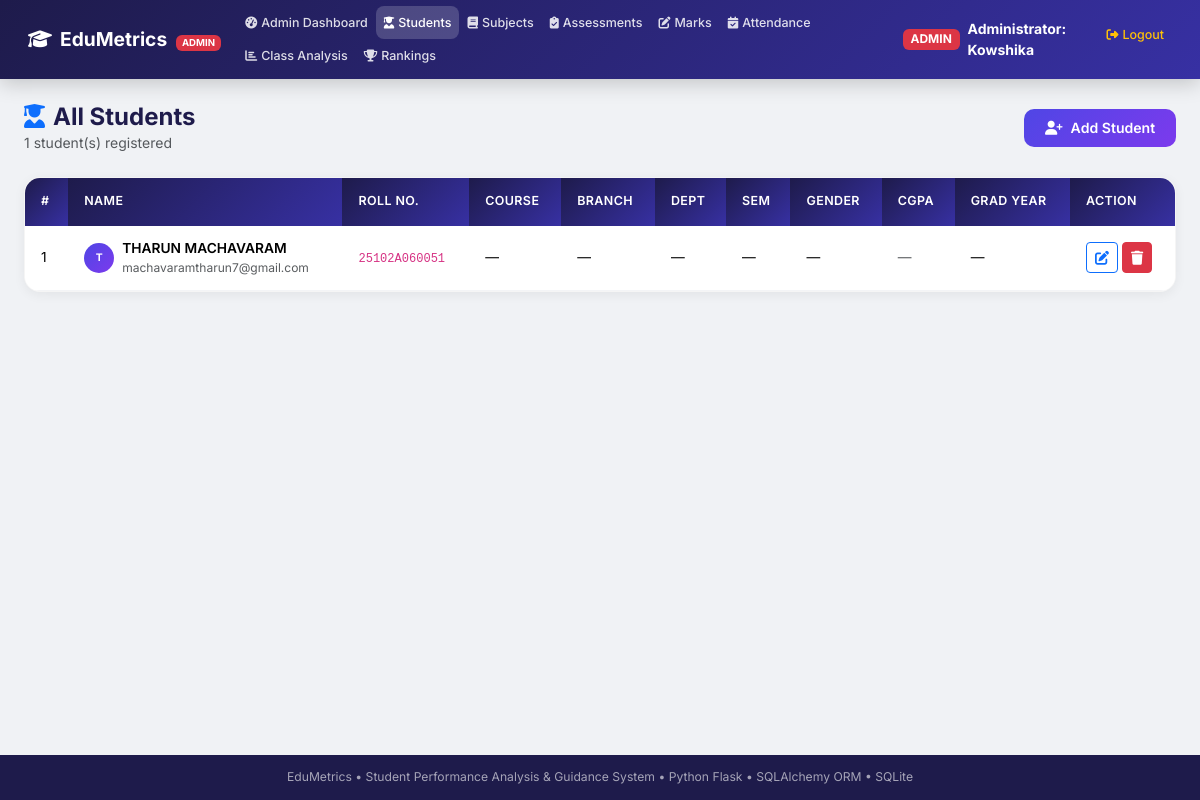
The page /admin/students (signed in) on the database its author committed.
### models/student.py (models this page shows, shortened)
class Student(UserMixin, db.Model):
    __tablename__ = "students"
    id = db.Column(db.Integer, primary_key=True)
    full_name = db.Column(db.String(120), nullable=False)
    roll_number = db.Column(db.String(30), unique=True, nullable=False)
    role = db.Column(db.String(20), default='student', nullable=False)  # 'admin' or 'student'
    age = db.Column(db.Integer, nullable=True)
    dob = db.Column(db.Date, nullable=True)
    class_name = db.Column("class", db.String(20), nullable=True)
    semester = db.Column(db.String(20), nullable=True)
    course = db.Column(db.String(80), nullable=True)
    branch = db.Column(db.String(80), nullable=True)
    department = db.Column(db.String(80), nullable=True)
    graduation_year = db.Column(db.Integer, nullable=True)
    gender = db.Column(db.String(10), nullable=True)
    mobile_number = db.Column(db.String(20), nullable=True)
    email = db.Column(db.String(120), unique=True, nullable=True)
    student_id = db.Column(db.String(30), unique=True, nullable=True)
    entered_cgpa = db.Column(db.Float, nullable=True)
    password_hash = db.Column(db.String(256), nullable=False)
    is_admin = db.Column(db.Boolean, default=False)
    marks = db.relationship('Mark', backref='student', lazy=True, cascade='all, delete-orphan')
    attendance_records = db.relationship('Attendance', backref='student', lazy=True, cascade='all, delete-orphan')

### routes/admin.py (the view)
@bp.route('/students')
@login_required
def students():
    all_students = Student.query.filter_by(role='student').order_by(Student.full_name).all()
    return render_template('admin_students.html', students=all_students)

### app.py (called while the page is built)
@login_manager.user_loader
def load_user(user_id):
    return Student.query.get(int(user_id))

### routes/admin.py (called while the page is built)
@bp.before_request
def check_admin_access():
    if request.endpoint == 'admin.login':
        return None
    if not current_user.is_authenticated:
        flash('Please log in with administrator credentials.', 'warning')
        return redirect(url_for('admin.login'))
    if getattr(current_user, 'role', None) != 'admin':
        flash('Access Denied: Administrator privileges required.', 'danger')
        return redirect(url_for('auth.dashboard'))

### templates/admin_students.html (shortened to what this page needs)
{% extends 'base.html' %}
{% block content %}
<div class="animate-fadeInUp">
    <div class="d-flex justify-content-between align-items-center mb-4">
        <div>
            <h4 class="fw-bold mb-0" style="color:#1e1b4b;">
                <i class="fas fa-user-graduate me-2 text-primary"></i>All Students
            </h4>
            <p class="text-muted small mb-0">{{ students|length }} student(s) registered</p>
        </div>
        <a href="{{ url_for('auth.register') }}" class="btn btn-primary-gradient">
            <i class="fas fa-user-plus me-2"></i>Add Student
        </a>
    </div>
    <div class="table-container animate-scaleIn delay-1">
        {% if students %}
        <div class="table-responsive">
            <table class="table table-hover mb-0">
                <thead>
                    <tr>
                        <th>#</th>
                        <th>Name</th>
                        <th>Roll No.</th>
                        <th>Course</th>
                        <th>Branch</th>
                        <th>Dept</th>
                        <th>Sem</th>
                        <th>Gender</th>
                        <th>CGPA</th>
                        <th>Grad Year</th>
                        <th>Action</th>
                    </tr>
                </thead>
                <tbody>
                    {% for s in students %}
                    <tr>
                        <td>{{ loop.index }}</td>
                        <td>
                            <div class="d-flex align-items-center gap-2">
                                <div style="width:30px;height:30px;background:linear-gradient(135deg,#4f46e5,#7c3aed);border-radius:50%;display:flex;align-items:center;justify-content:center;flex-shrink:0;">
                                    <span class="text-white fw-bold" style="font-size:0.65rem;">{{ s.full_name[0].upper() if s.full_name else '?' }}</span>
                                </div>
                                <div>
                                    <div class="fw-semibold">{{ s.full_name }}</div>
                                    <div class="text-muted small">{{ s.email or s.mobile_number or '' }}</div>
                                </div>
                            </div>
                        </td>
                        <td><code>{{ s.roll_number }}</code></td>
                        <td>{{ s.course or '—' }}</td>
                        <td>{{ s.branch or '—' }}</td>
                        <td>{{ s.department or '—' }}</td>
                        <td>{{ s.semester or '—' }}</td>
                        <td>{{ s.gender or '—' }}</td>
                        <td>
                            {% if s.entered_cgpa is not none %}
                            <span class="badge {% if s.entered_cgpa >= 8 %}bg-success{% elif s.entered_cgpa >= 6 %}bg-warning text-dark{% else %}bg-danger{% endif %}">
                                {{ s.entered_cgpa }}
                            </span>
                            {% else %}<span class="text-muted">—</span>{% endif %}
                        </td>
                        <td>{{ s.graduation_year or '—' }}</td>
                        <td>
                            <div class="d-flex align-items-center gap-1">
                                <a href="{{ url_for('admin.edit_student', sid=s.id) }}" class="btn btn-sm btn-outline-primary" title="Edit Student">
                                    <i class="fas fa-edit"></i>
                                </a>
                                <form method="post" action="{{ url_for('admin.delete_student', sid=s.id) }}"
                                      onsubmit="return confirm('Delete student {{ s.full_name }}?')">
                                    <button type="submit" class="btn btn-sm btn-danger" title="Delete Student">
                                        <i class="fas fa-trash"></i>
                                    </button>
                                </form>
                            </div>
                        </td>
                    </tr>
                    {% endfor %}
                </tbody>
            </table>
        </div>
        {% else %}
        <div class="p-5 text-center text-muted">
            <i class="fas fa-user-slash fa-3x opacity-25 mb-3"></i>
            <p>No students found. <a href="{{ url_for('auth.register') }}">Register the first student.</a></p>
        </div>
        {% endif %}
    </div>
</div>
{% endblock %}

### templates/base.html (shortened to what this page needs)
<!DOCTYPE html>
<html lang="en">
<head>
    <link href="https://cdn.jsdelivr.net/npm/bootstrap@5.3.2/dist/css/bootstrap.min.css" rel="stylesheet">
    <link href="https://cdnjs.cloudflare.com/ajax/libs/font-awesome/6.5.1/css/all.min.css" rel="stylesheet">
</head>
<body>
    <nav class="navbar navbar-expand-xl navbar-custom">
        <div class="container-fluid">
            {% if current_user.is_authenticated and current_user.role == 'admin' %}
            <a class="navbar-brand" href="{{ url_for('admin.dashboard') }}">
                <i class="fas fa-graduation-cap me-2"></i>EduMetrics
                <span class="badge bg-danger ms-1">ADMIN</span>
            </a>
            {% endif %}
            <div class="collapse navbar-collapse" id="navbarNav">
                {% if current_user.is_authenticated %}
                    {% if current_user.role == 'admin' %}
                    <ul class="navbar-nav me-auto flex-wrap">
                        <li class="nav-item">
                            <a class="nav-link {% if request.endpoint == 'admin.dashboard' %}active{% endif %}"
                               href="{{ url_for('admin.dashboard') }}">
                                <i class="fas fa-tachometer-alt me-1"></i>Admin Dashboard
                            </a>
                        </li>
                        <li class="nav-item">
                            <a class="nav-link {% if request.endpoint == 'admin.students' or request.endpoint == 'admin.edit_student' %}active{% endif %}"
                               href="{{ url_for('admin.students') }}">
                                <i class="fas fa-user-graduate me-1"></i>Students
                            </a>
                        </li>
                        <li class="nav-item">
                            <a class="nav-link {% if request.endpoint == 'admin.subjects' %}active{% endif %}"
                               href="{{ url_for('admin.subjects') }}">
                                <i class="fas fa-book me-1"></i>Subjects
                            </a>
                        </li>
                        <li class="nav-item">
                            <a class="nav-link {% if request.endpoint == 'admin.assessments' %}active{% endif %}"
                               href="{{ url_for('admin.assessments') }}">
                                <i class="fas fa-clipboard-check me-1"></i>Assessments
                            </a>
                        </li>
                        <li class="nav-item">
                            <a class="nav-link {% if request.endpoint == 'admin.marks' %}active{% endif %}"
                               href="{{ url_for('admin.marks') }}">
                                <i class="fas fa-edit me-1"></i>Marks
                            </a>
                        </li>
                        <li class="nav-item">
                            <a class="nav-link {% if request.endpoint == 'admin.attendance' %}active{% endif %}"
                               href="{{ url_for('admin.attendance') }}">
                                <i class="fas fa-calendar-check me-1"></i>Attendance
                            </a>
                        </li>
                        <li class="nav-item">
                            <a class="nav-link {% if request.endpoint == 'admin.class_analysis' %}active{% endif %}"
                               href="{{ url_for('admin.class_analysis') }}">
                                <i class="fas fa-chart-bar me-1"></i>Class Analysis
                            </a>
                        </li>
                        <li class="nav-item">
                            <a class="nav-link {% if request.endpoint == 'auth.rankings' %}active{% endif %}"
                               href="{{ url_for('auth.rankings') }}">
                                <i class="fas fa-trophy me-1"></i>Rankings
                            </a>
                        </li>
                    </ul>
                    <ul class="navbar-nav ms-2">
                        <li class="nav-item d-flex align-items-center me-3">
                            <span class="badge bg-danger me-2">ADMIN</span>
                            <span class="text-white small fw-bold">Administrator: Kowshika</span>
                        </li>
                        <li class="nav-item">
                            <a class="nav-link text-warning" href="{{ url_for('admin.logout') }}">
                                <i class="fas fa-sign-out-alt me-1"></i>Logout
                            </a>
                        </li>
                    </ul>
                    {% endif %}
                {% endif %}
            </div>
        </div>
    </nav>
    <main class="container-fluid py-4 px-4">
        {% block content %}{% endblock %}
    </main>
    <footer class="mt-auto">
        <span>EduMetrics &bull; Student Performance Analysis & Guidance System</span> &bull;
        <span>Python Flask &bull; SQLAlchemy ORM &bull; SQLite</span>
    </footer>
</body>
</html>

### templates/base.html (style rules this page uses)
:root { --primary: #4f46e5; --primary-dark: #3730a3; --primary-light: #818cf8; --secondary: #7c3aed; --accent: #06b6d4; --success: #10b981; --warning: #f59e0b; --danger: #ef4444; --dark: #1e1b4b; --bg: #f0f2f5; --card-bg: #ffffff; }
* { font-family: 'Inter', sans-serif; }
body { background: var(--bg); min-height: 100vh; display: flex; flex-direction: column; }
.navbar-custom { background: linear-gradient(135deg, #1e1b4b 0%, #3730a3 100%); padding: 0.4rem 1rem; box-shadow: 0 4px 20px rgba(0,0,0,0.2); }
.navbar-custom .navbar-brand { color: #fff; font-weight: 700; font-size: 1.2rem; }
.navbar-custom .navbar-brand .badge { font-size: 0.6rem; }
.navbar-custom .nav-link { color: rgba(255,255,255,0.85); font-size: 0.78rem; font-weight: 500; padding: 0.45rem 0.6rem; border-radius: 8px; transition: all 0.25s ease; white-space: nowrap; }
.navbar-custom .nav-link:hover, .navbar-custom .nav-link.active { color: #fff; background: rgba(255,255,255,0.18); }
.navbar-custom .nav-link i { font-size: 0.75rem; }
.animate-fadeInUp { animation: fadeInUp 0.55s ease-out forwards; }
.animate-scaleIn { animation: scaleIn 0.4s ease-out forwards; }
.delay-1 { animation-delay: 0.08s; opacity: 0; }
.table-container { background: var(--card-bg); border-radius: 16px; box-shadow: 0 3px 12px rgba(0,0,0,0.06); overflow: hidden; border: 1px solid rgba(0,0,0,0.04); }
.table-container .table thead th { background: linear-gradient(135deg, var(--dark), var(--primary-dark)); color: #fff; font-size: 0.78rem; font-weight: 600; text-transform: uppercase; letter-spacing: 0.4px; border: none; padding: 0.9rem 1rem; }
.table-container .table tbody td { padding: 0.8rem 1rem; font-size: 0.86rem; vertical-align: middle; border-color: #f3f4f6; }
.btn-primary-gradient { background: linear-gradient(135deg, var(--primary), var(--secondary)); border: none; color: #fff; font-weight: 600; padding: 0.55rem 1.3rem; border-radius: 10px; font-size: 0.88rem; transition: all 0.25s ease; }
footer { background: var(--dark); color: rgba(255,255,255,0.6); font-size: 0.76rem; padding: 0.85rem; text-align: center; }
main { flex: 1; }

### rows shown on the page
Student: full_name "T", full_name "THARUN MACHAVARAM", email "machavaramtharun7@gmail.com", roll_number "25102A060051", course "—", branch "—", department "—", semester "—", gender "—", graduation_year "—"

### other values the page prints
{{ students|length }} "1"
